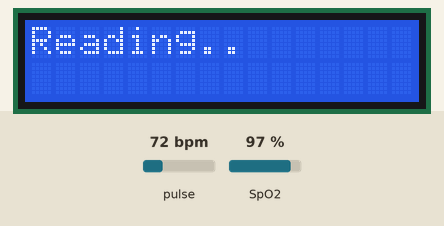
The sketch below on a simulated Arduino Uno, built with avr-gcc and run on an emulated ATmega328P. Parts: 16×2 character LCD. The inputs (shaded band) are chosen by the test bench; at power-on: pulse 72 bpm, SpO2 97 %. The modem accepts every AT command (registered, SIM ready, sends succeed) and sends nothing else; what the sketch prints to the serial monitor is not drawn.

Above: at 4.3 s.
4.4 s: pulse set to 51 bpm
At 6.4 s:
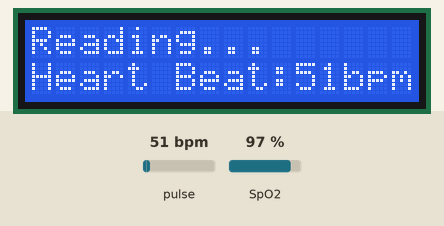
9.7 s: pulse set to 47 bpm
At 19.2 s:
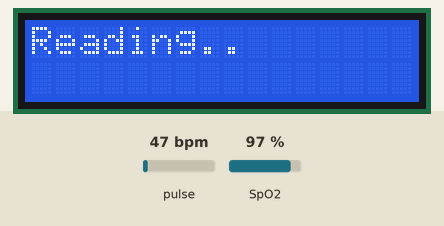
19.3 s: pulse set to 70 bpm
At 23.9 s:
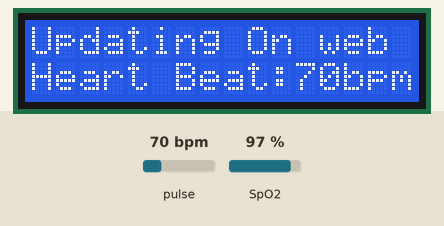
24.3 s: pulse set to 42 bpm
At 35.0 s:
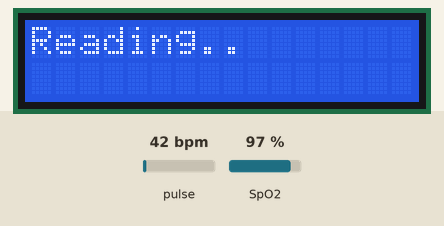
Timing chart, 0 to 35.3 s (numbered marks = the images above; inputs shaded):
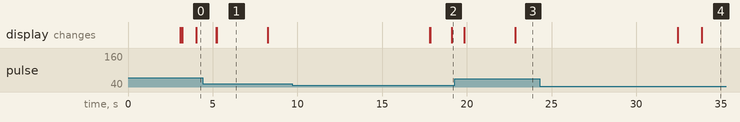

The sketch:

HeartBeat_IOT_Arduino_Code__1_.ino
```cpp
#include <LiquidCrystal.h>

LiquidCrystal lcd(13, 12, 11, 10, 9, 8);

#include <SoftwareSerial.h>
#define RX A0
#define TX A1
SoftwareSerial serial2(RX, TX);

#include <Wire.h>
#include "MAX30100_PulseOximeter.h"

#define REPORTING_PERIOD_MS     1000
PulseOximeter pox;

uint32_t tsLastReport = 0;
int current_heart, sop2;


String AP = "Redmi";
String PASS = "12345678";

String API = "CFU9SNJFJWX5M7TK";
String HOST = "184.106.153.149";
String PORT = "80";
int countTrueCommand;
int countTimeCommand;
boolean found = false;
int i = 0;

void onBeatDetected()
{
  Serial.println("Beat!");
    lcd.print(".");
}

void setup()
{
  Serial.begin(9600);

  serial2.begin(115200);
  Serial.println(" SPO2 Sensor ");

  lcd.begin(16, 2);
  lcd.setCursor(0, 0);
  lcd.print(" HeartBeat ");
  lcd.setCursor(0, 1);
  lcd.print(" System");
  delay(3000);
  lcd.clear();
  lcd.setCursor(0, 0);
  lcd.print(" Wifi Connecting");
  sendCommand("AT",5,"OK");
  sendCommand("AT+CWMODE=3",5,"OK");
  sendCommand("AT+CWJAP=\""+ AP +"\",\""+ PASS +"\"",20,"OK");
  lcd.clear();
  init_sensor();
}

void loop()
{

  lcd.setCursor(0, 0);
  lcd.print("Reading");
  i=0;current_heart=0;
 init_sensor();
  while(i<10)
  {
   read_spo2();
   if( current_heart>=50)
   {
        Serial.println(i);
    i++;
   }

    //delay(10);
  }
  lcd.setCursor(0, 1);
  lcd.print("Heart Beat:");
  lcd.print(current_heart);
  lcd.print("bpm     ");
  delay(3000);
  lcd.setCursor(0, 0);
  lcd.print("Updating On web  ");
  delay(3000);
  update_data();
  lcd.clear();
}


void init_sensor()
{

  Serial.print("Initializing pulse oximeter..");
  if (!pox.begin())
  {
    Serial.print("FAILED");
    for (;;);
  }
  else
  {
    Serial.println("SUCCESS");
  }
  pox.setOnBeatDetectedCallback(onBeatDetected);
}


void read_spo2()
{
  pox.update();
  if (millis() - tsLastReport > REPORTING_PERIOD_MS) {
    Serial.print("Heart rate: ");
    Serial.print(pox.getHeartRate());
    current_heart = (pox.getHeartRate());
    Serial.print("  bpm / SpO2: ");
    Serial.print(pox.getSpO2());
    sop2 = (pox.getSpO2());
    Serial.println("%");

    tsLastReport = millis();
  }
  else sop2 = 0;
}

void update_data()
{

  String getData = "GET /update?api_key=" + API + "&" + "field1=" + String(current_heart);

  sendCommand("AT+CIPMUX=1", 5, "OK");
  sendCommand("AT+CIPSTART=4,\"TCP\",\"" + HOST + "\"," + PORT, 15, "OK");
  sendCommand("AT+CIPSEND=4," + String(getData.length() + 4), 4, ">");

  serial2.println(getData); delay(1500); countTrueCommand++;
  sendCommand("AT+CIPCLOSE=0", 5, "OK");
  delay(5000);
}


void sendCommand(String command, int maxTime, char readReplay[])
{
  Serial.print(countTrueCommand);
  Serial.print(". at command => ");
  Serial.print(command);
  Serial.print(" ");
  while (countTimeCommand < (maxTime * 1))
  {
    serial2.println(command);
    if (serial2.find(readReplay))
    {
      found = true;
      break;
    }

    countTimeCommand++;
  }

  if (found == true)
  {
    Serial.println("OK");
    countTrueCommand++;
    countTimeCommand = 0;
  }

  if (found == false)
  {
    Serial.println("Fail");
    countTrueCommand = 0;
    countTimeCommand = 0;
  }

  found = false;
}
```

Measured:
- the behaviour switches between 50 and 49 bpm on pulse (found by bisection; images 1 and 2)
- after the input at 19.3 s, the display: first changes after 0.56 s (image 3 shows a later state)
- what the display in image 1 shows lasts 3.0 s, from 5.2 s to 8.2 s
